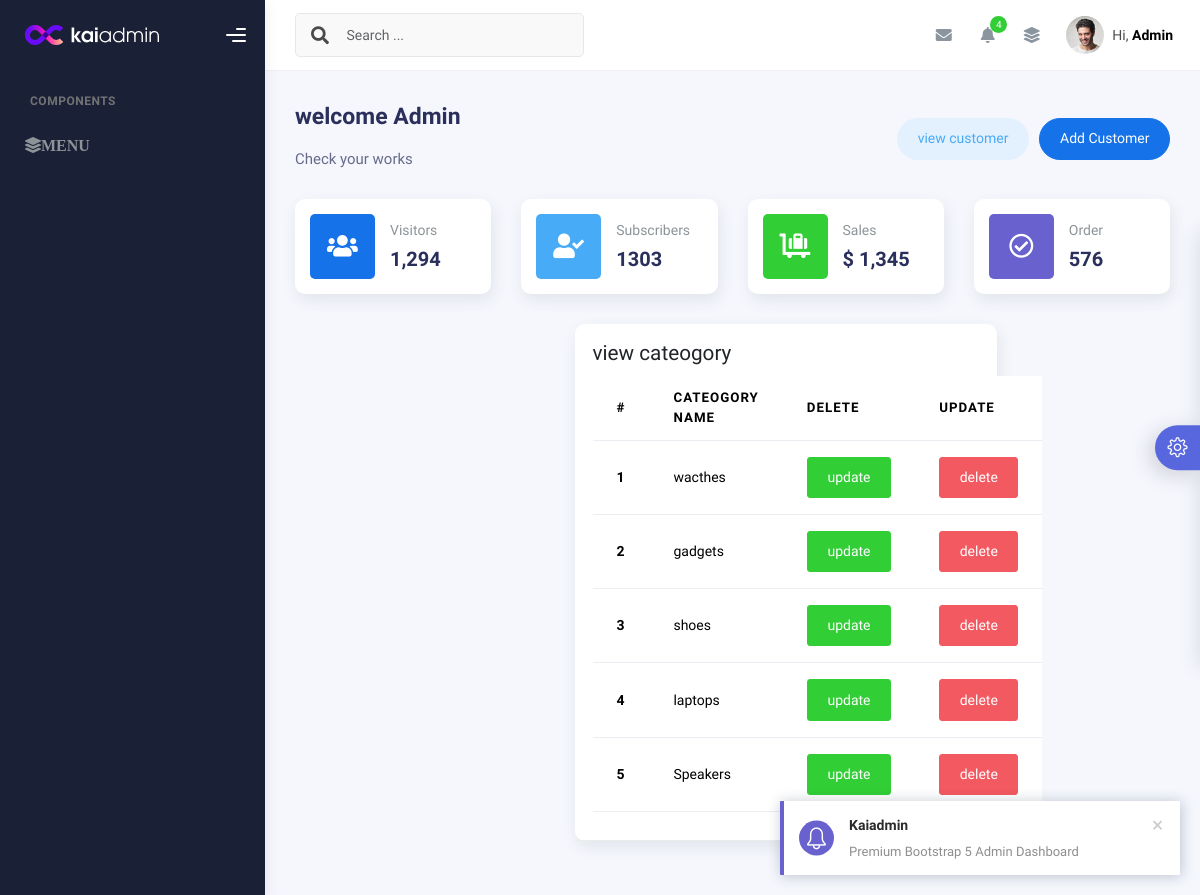
The page /viewcat on the database its author committed.
### AdminApp/models.py (models this page shows)
class Category(models.Model):
    cateogoryname=models.TextField(max_length=50)

### AdminApp/views.py (the view)
# urls.py: path('viewcat',views.viewcat,name="viewcat"),
def viewcat(request):
    details = Category.objects.all()
    context = {
        'details':details
    }
    return render(request,'viewcat.html',context)

### AdminApp/templates/viewcat.html
{% extends 'index1.html' %}
{% block content %}
<section class="section">
    <div class="row">
        <div class="col-md-9" style="margin-left: 280px;">
            <div class="card">
                <div class="card-header">
                    <h4>view cateogory</h4>
    <table class="table">
        <thead>
          <tr>
            <th>#</th>
            <th scope="col">cateogory name</th>
            <th>Delete</th>
            <th>update</th>
          </tr>
        </thead>
        <tbody>
          <tr>
            {% for i in details %}
         <th scope="row">{{ forloop.counter }}</th>
        <td>{{i.cateogoryname}}</td>
        <td><a href="{% url 'store' i.id %}"><button type="button" class="btn btn-success">update</button></a></td>
        <td><a href="{% url 'delete' i.id %}"><button type="button" class="btn btn-danger">delete</button></a></td>
            </tr>
            {% endfor %}
        </tbody>
      </table>
      {% endblock %}

### rows shown on the page
Category: cateogoryname "wacthes"
Category: cateogoryname "gadgets"
Category: cateogoryname "shoes"
Category: cateogoryname "laptops"
Category: cateogoryname "Speakers"
